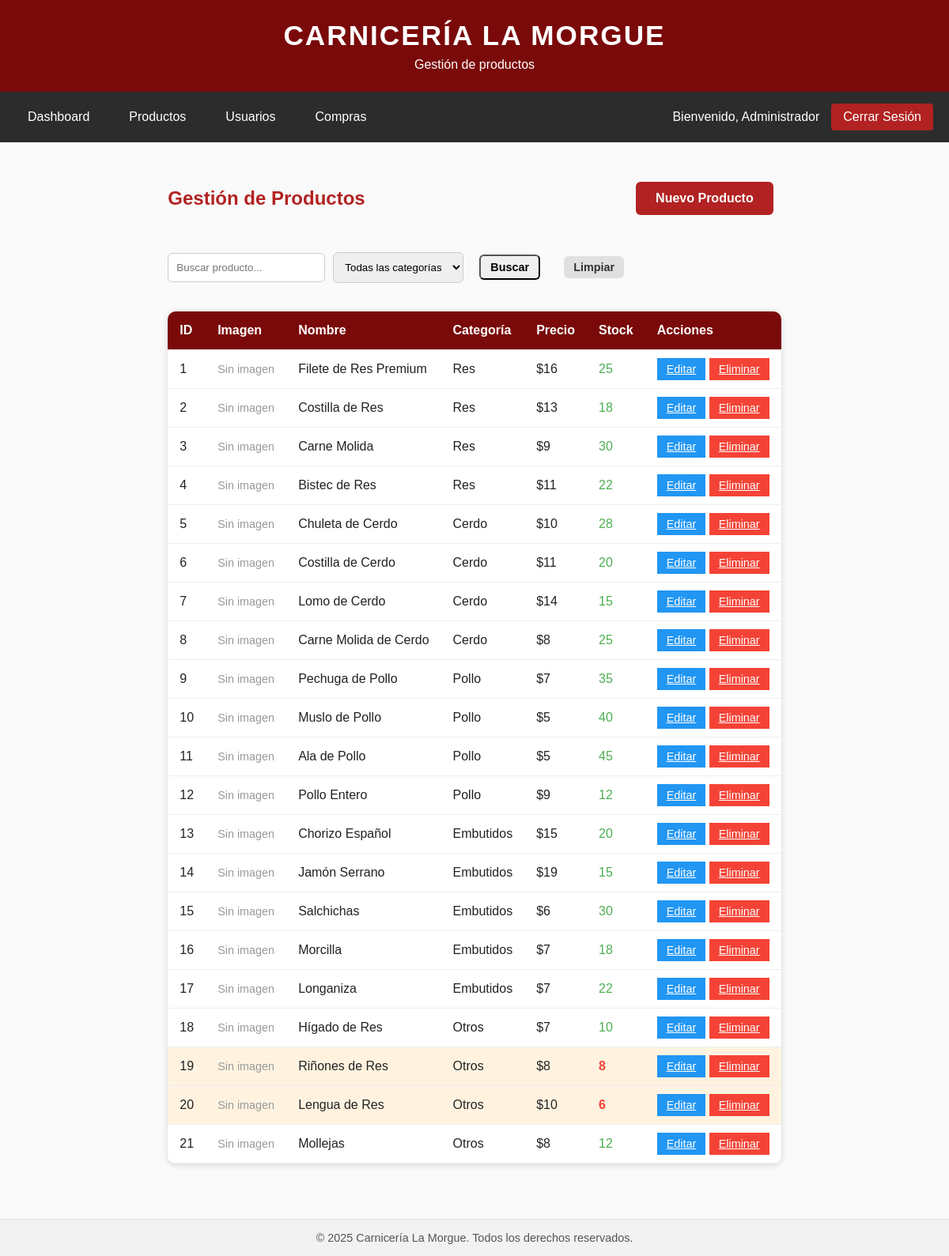
The page /admin/productos.php (signed in) on the database its author committed.
### tables this page shows
CREATE TABLE
    productos (
        id INT AUTO_INCREMENT PRIMARY KEY,
        nombre VARCHAR(100) NOT NULL,
        descripcion TEXT,
        precio DECIMAL(10, 2) NOT NULL,
        categoria VARCHAR(50),
        stock INT NOT NULL CHECK (stock >= 0),
        imagen VARCHAR(255)
    );

### includes/funciones.php (called while the page is built, shortened)
<?php
function formatearPrecio($precio)
{
    return "$" . number_format($precio, 0, ',', '.');
}

### admin/productos.php (the view, shortened to what this page needs)
<?php
require_once "../includes/funciones.php";
$busqueda = isset($_GET['buscar']) ? trim($_GET['buscar']) : '';
$query = "SELECT * FROM productos WHERE 1=1";
$query .= " ORDER BY id ASC";
$stmt = $conn->prepare($query);
$stmt->execute();
$result = $stmt->get_result();
$productos = [];
while ($row = $result->fetch_assoc()) {
    $productos[] = $row;
}
include "../includes/header.php";
include "../includes/navbar_admin.php";
?>
<main class="admin-main">
    <div class="container">
        <div class="page-header">
            <h2>Gestión de Productos</h2>
            <a href="producto_nuevo.php" class="btn btn-primary">Nuevo Producto</a>
        </div>
        <div class="filters">
            <form method="GET" action="" class="filter-form">
                <input type="text" name="buscar" placeholder="Buscar producto..." value="<?php echo htmlspecialchars($busqueda); ?>">
                <select name="categoria">
                    <option value="">Todas las categorías</option>
                </select>
                <button type="submit" class="btn btn-small">Buscar</button>
                <a href="productos.php" class="btn btn-small btn-secondary">Limpiar</a>
            </form>
        </div>
        <?php if (empty($productos)): ?>
            <p>No se encontraron productos.</p>
        <?php else: ?>
            <table class="data-table">
                <thead>
                    <tr>
                        <th>ID</th>
                        <th>Imagen</th>
                        <th>Nombre</th>
                        <th>Categoría</th>
                        <th>Precio</th>
                        <th>Stock</th>
                        <th>Acciones</th>
                    </tr>
                </thead>
                <tbody>
                    <?php foreach ($productos as $producto): ?>
                        <tr class="<?php echo $producto['stock'] < 10 ? 'low-stock' : ''; ?>">
                            <td><?php echo $producto['id']; ?></td>
                            <td>
                                <?php if ($producto['imagen']): ?>
                                    <img src="../uploads/productos/<?php echo htmlspecialchars($producto['imagen']); ?>"
                                         alt="<?php echo htmlspecialchars($producto['nombre']); ?>"
                                         class="product-thumb">
                                <?php else: ?>
                                    <span class="no-image">Sin imagen</span>
                                <?php endif; ?>
                            </td>
                            <td><?php echo htmlspecialchars($producto['nombre']); ?></td>
                            <td><?php echo htmlspecialchars($producto['categoria'] ?? 'Sin categoría'); ?></td>
                            <td><?php echo formatearPrecio($producto['precio']); ?></td>
                            <td>
                                <span class="<?php echo $producto['stock'] < 10 ? 'stock-low' : 'stock-ok'; ?>">
                                    <?php echo $producto['stock']; ?>
                                </span>
                            </td>
                            <td>
                                <a href="producto_editar.php?id=<?php echo $producto['id']; ?>" class="btn-small btn-edit">Editar</a>
                                <a href="producto_eliminar.php?id=<?php echo $producto['id']; ?>"
                                   class="btn-small btn-delete"
                                   onclick="return confirm('¿Está seguro de eliminar este producto?');">Eliminar</a>
                            </td>
                        </tr>
                    <?php endforeach; ?>
                </tbody>
            </table>
        <?php endif; ?>
    </div>
</main>
<?php include "../includes/footer.php"; ?>

### assets/css/estilos.css (style rules this page uses)
* { margin: 0; padding: 0; box-sizing: border-box; }
body { font-family: Arial, Helvetica, sans-serif; background-color: #fafafa; color: #222; }
main { display: flex; justify-content: center; align-items: center; padding: 40px 20px; min-height: 70vh; }
.btn { display: inline-block; padding: 12px 25px; margin: 10px; text-decoration: none; font-weight: bold; border-radius: 6px; transition: 0.3s ease; }
.filters { margin-bottom: 30px; }
.filter-form { display: flex; gap: 10px; flex-wrap: wrap; align-items: center; }
.filter-form input, .filter-form select { padding: 10px; border: 1px solid #ccc; border-radius: 6px; }
.btn-primary { background-color: #b22222; color: white; border: none; padding: 12px 25px; border-radius: 6px; text-decoration: none; display: inline-block; cursor: pointer; transition: background-color 0.3s; }
.btn-secondary { background-color: #e0e0e0; color: #333; border: none; padding: 12px 25px; border-radius: 6px; text-decoration: none; display: inline-block; cursor: pointer; transition: background-color 0.3s; }
.btn-small { padding: 6px 12px; font-size: 0.9em; }
.btn-edit { background-color: #2196F3; color: white; }
.btn-delete { background-color: #f44336; color: white; }

### assets/css/admin.css (style rules this page uses)
.admin-main { padding: 40px 20px; min-height: 70vh; }
.admin-main .container { max-width: 1400px; margin: 0 auto; }
.admin-main h2 { margin-bottom: 30px; color: #b22222; }
.page-header { display: flex; justify-content: space-between; align-items: center; margin-bottom: 30px; }
.page-header h2, .page-header h3 { margin: 0; }
.data-table { width: 100%; background-color: white; border-collapse: collapse; border-radius: 10px; overflow: hidden; box-shadow: 0 2px 8px rgba(0, 0, 0, 0.15); margin-bottom: 30px; }
.data-table th, .data-table td { padding: 15px; text-align: left; border-bottom: 1px solid #eee; }
.data-table th { background-color: #7a0a0a; color: white; font-weight: bold; }
.data-table tbody tr.low-stock { background-color: #fff3e0; }
.no-image { color: #999; font-size: 0.9em; }
.stock-low { color: #f44336; font-weight: bold; }
.stock-ok { color: #4caf50; }

### rows shown on the page
productos: id "1", shows "Sin imagen", nombre "Filete de Res Premium", categoria "Res", precio "$16", stock "25"
productos: id "2", shows "Sin imagen", nombre "Costilla de Res", categoria "Res", precio "$13", stock "18"
productos: id "3", shows "Sin imagen", nombre "Carne Molida", categoria "Res", precio "$9", stock "30"
productos: id "4", shows "Sin imagen", nombre "Bistec de Res", categoria "Res", precio "$11", stock "22"
productos: id "5", shows "Sin imagen", nombre "Chuleta de Cerdo", categoria "Cerdo", precio "$10", stock "28"
productos: id "6", shows "Sin imagen", nombre "Costilla de Cerdo", categoria "Cerdo", precio "$11", stock "20"
productos: id "7", shows "Sin imagen", nombre "Lomo de Cerdo", categoria "Cerdo", precio "$14", stock "15"
productos: id "8", shows "Sin imagen", nombre "Carne Molida de Cerdo", categoria "Cerdo", precio "$8", stock "25"
productos: id "9", shows "Sin imagen", nombre "Pechuga de Pollo", categoria "Pollo", precio "$7", stock "35"
productos: id "10", shows "Sin imagen", nombre "Muslo de Pollo", categoria "Pollo", precio "$5", stock "40"
productos: id "11", shows "Sin imagen", nombre "Ala de Pollo", categoria "Pollo", precio "$5", stock "45"
productos: id "12", shows "Sin imagen", nombre "Pollo Entero", categoria "Pollo", precio "$9", stock "12"
productos: id "13", shows "Sin imagen", nombre "Chorizo Español", categoria "Embutidos", precio "$15", stock "20"
productos: id "14", shows "Sin imagen", nombre "Jamón Serrano", categoria "Embutidos", precio "$19", stock "15"
productos: id "15", shows "Sin imagen", nombre "Salchichas", categoria "Embutidos", precio "$6", stock "30"
productos: id "16", shows "Sin imagen", nombre "Morcilla", categoria "Embutidos", precio "$7", stock "18"
productos: id "17", shows "Sin imagen", nombre "Longaniza", categoria "Embutidos", precio "$7", stock "22"
productos: id "18", shows "Sin imagen", nombre "Hígado de Res", categoria "Otros", precio "$7", stock "10"
productos: id "19", shows "Sin imagen", nombre "Riñones de Res", categoria "Otros", precio "$8", stock "8"
productos: id "20", shows "Sin imagen", nombre "Lengua de Res", categoria "Otros", precio "$10", stock "6"
productos: id "21", shows "Sin imagen", nombre "Mollejas", categoria "Otros", precio "$8", stock "12"

### other values the page prints
$subtitulo "Gestión de productos"
$_SESSION['nombre'] "Administrador"
